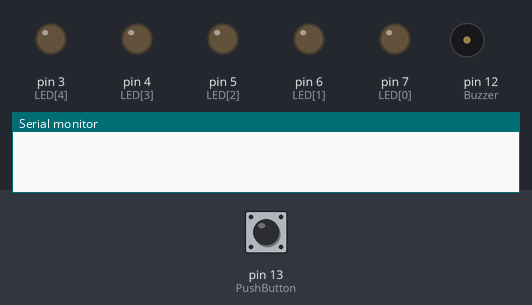
A sketch run on a simulated Arduino Uno, built with avr-gcc and run on an emulated ATmega328P. On the bench: output pins drawn as LEDs (lit = HIGH), buzzer (waves = sounding), the last lines printed to the serial monitor. Inputs (shaded band) come from the test bench; at power-on: pin 13 (PushButton) HIGH.

Above: at 0.4 s.
At 1.0 s:
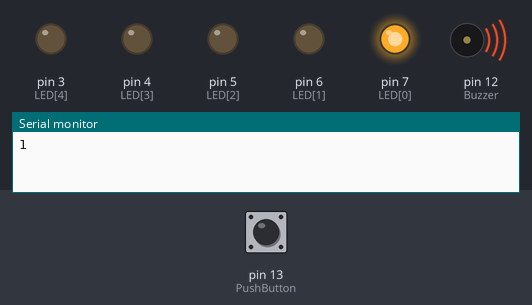
At 2.2 s:
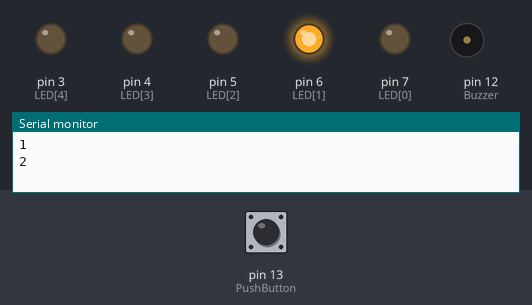
At 3.8 s:
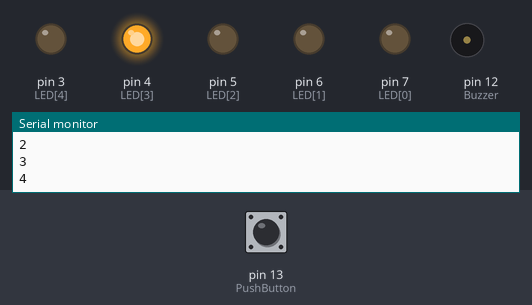
At 5.4 s:
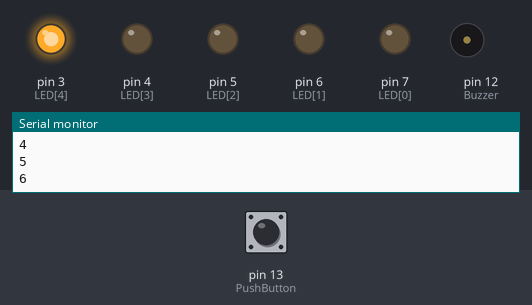
At 7.0 s:
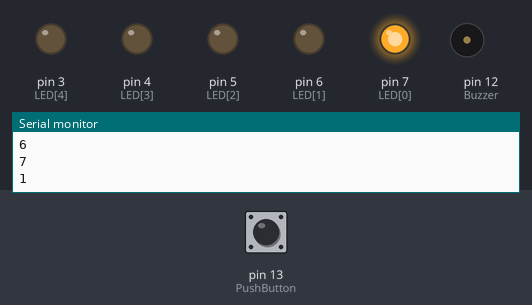
Timing chart, 0 to 7.3 s (numbered marks = the images above):
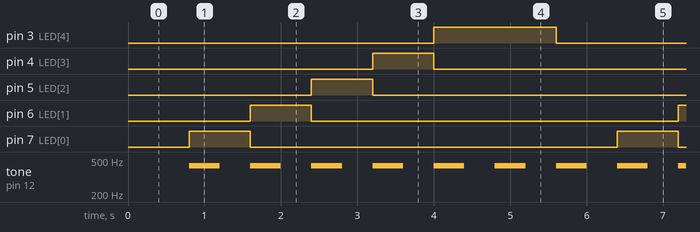

The sketch:

Five-LEDs-Push-Button-and-Buzzer-in-Arduino-Uno.ino
```cpp
int PushButton = 13;
int DigitalPushButtonRead = 0;
int Buzzer = 12;
int LED[5] = {7,6,5,4,3};
int count = 0;
unsigned long pmillis = 0;
unsigned long smillis = 0;
int seconds = 0;
int ledswitch = 0;
void setup() {
  pinMode(13, INPUT_PULLUP);
  for(int i=0;i<5;i++)
  {
      pinMode(LED[i], OUTPUT);
  }
  pinMode(Buzzer, OUTPUT);
  Serial.begin(9600);

}
void LEDPattern()
{
       smillis = millis();
       if(ledswitch==0)
       {
          seconds = 300;
       }
       else if(ledswitch==7)
       {
            seconds = 2900;
       }
       else
       {
          seconds = 2500;
       }
       if(smillis - pmillis >= seconds)
       {

          pmillis = smillis;
          switch(ledswitch)
          {
                case 1:
                {
                      for(int i=0;i<5;i++)
                      {
                            if(i==0)
                            {
                                digitalWrite(LED[i], HIGH);
                            }
                            else
                            {
                                digitalWrite(LED[i], LOW);
                            }
                      }
                      break;
                }
                case 2:
                {
                      for(int i=0;i<5;i++)
                      {
                            if(i==1)
                            {
                                digitalWrite(LED[i], HIGH);
                            }
                            else
                            {
                                digitalWrite(LED[i], LOW);
                            }
                      }
                      break;

                }
                case 3:
                {
                      for(int i=0;i<5;i++)
                      {
                            if(i==2)
                            {
                                digitalWrite(LED[i], HIGH);
                            }
                            else
                            {
                                digitalWrite(LED[i], LOW);
                            }


                      }
                      break;
                }
                case 4:
                {
                      for(int i=0;i<5;i++)
                      {
                            if(i==3)
                            {
                                digitalWrite(LED[i], HIGH);
                            }
                            else
                            {
                                digitalWrite(LED[i], LOW);
                            }


                      }
                         break;
                }
                case 5:
                {
                      for(int i=0;i<5;i++)
                      {
                            if(i==4)
                            {
                                digitalWrite(LED[i], HIGH);
                            }
                            else
                            {
                                digitalWrite(LED[i], LOW);
                            }


                      }
                          break;
                }
                case 6:
                {

                      for(int i=0;i<5;i++)
                      {
                          digitalWrite(LED[i], LOW);
                      }
                      break;
                }
                case 7:
                {

                      for(int i=0;i<5;i++)
                      {
                          digitalWrite(LED[i], HIGH);
                      }
                      break;
                }
                 case 8:
                {

                      for(int i=0;i<5;i++)
                      {
                          digitalWrite(LED[i], LOW);
                      }
                      break;
                }
          }
          ledswitch = (ledswitch + 1) % 9;
       }
}
void loop() {
  DigitalPushButtonRead = digitalRead(PushButton);
  if(DigitalPushButtonRead==HIGH)
  {

        delay(800);
        tone(Buzzer,430,400);
        count++;
        Serial.println(count);


  }
  if(count==1)
  {
      for(int i=0;i<5;i++)
      {
          if(i==0)
          {
               digitalWrite(LED[i], HIGH);
          }
          else
          {
              digitalWrite(LED[i], LOW);
          }
      }
  }
  else if(count==2)
  {
      for(int i=0;i<5;i++)
      {
          if(i==1)
          {
               digitalWrite(LED[i], HIGH);
          }
          else
          {
              digitalWrite(LED[i], LOW);
          }
      }

  }
  else if(count==3)
  {
      for(int i=0;i<5;i++)
      {
          if(i==2)
          {
               digitalWrite(LED[i], HIGH);
          }
          else
          {
              digitalWrite(LED[i], LOW);
          }
      }

  }
  else if(count==4)
  {
      for(int i=0;i<5;i++)
      {
          if(i==3)
          {
               digitalWrite(LED[i], HIGH);
          }
          else
          {
              digitalWrite(LED[i], LOW);
          }
      }

  }
  else if(count==5)
  {
      for(int i=0;i<5;i++)
      {
          if(i==4)
          {
               digitalWrite(LED[i], HIGH);
          }
          else
          {
              digitalWrite(LED[i], LOW);
          }
      }

  }
  else if(count==6)
  {
        LEDPattern();
  }
  else if(count==7)
  {
      count = 0;
      ledswitch = 0;
      for(int i=0;i<5;i++)
      {

            digitalWrite(LED[i], LOW);

      }
  }
}
```

Measured:
- by itself, pin 3 (LED[4]): alternates HIGH for 1.6 s and LOW for 4.0 s
- by itself, pin 4 (LED[3]), pin 5 (LED[2]), pin 6 (LED[1]), pin 7 (LED[0]): alternates HIGH for 0.80 s and LOW for 4.8 s
- by itself, tone on pin 12 (Buzzer): alternates 430 Hz for 0.40 s and silent for 0.40 s
